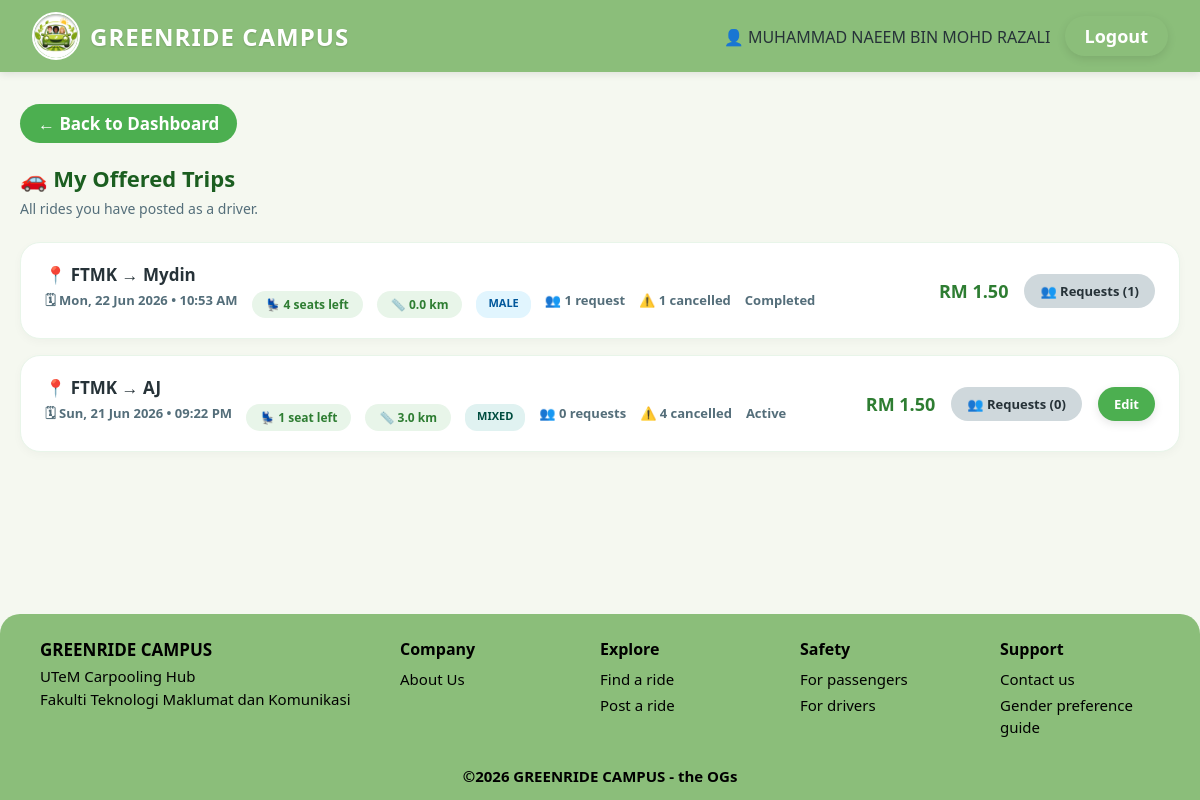
The page /trip/driver_trips.php (signed in) on the database its author committed.
### tables this page shows
CREATE TABLE `trip` (
  `trip_ID` int(5) NOT NULL,
  `origin` varchar(100) NOT NULL,
  `destination` varchar(100) NOT NULL,
  `distance_km` decimal(6,2) NOT NULL,
  `departure` datetime NOT NULL,
  `seats_available` int(2) NOT NULL,
  `price` decimal(10,2) NOT NULL,
  `status` varchar(20) NOT NULL,
  `gender_preference` varchar(20) DEFAULT NULL,
  `vehicle_ID` int(5) NOT NULL,
  `user_ID` int(5) NOT NULL
);

### trip/driver_trips.php (the view, shortened to what this page needs)
<?php
require_once '../config/database.php';
$user_id = $_SESSION['user_id'];
$res = $conn->query("
    SELECT t.*,
           (SELECT COUNT(*) FROM triprequest tr WHERE tr.trip_ID = t.trip_ID AND tr.status NOT IN ('Cancelled','Rejected')) AS total_requests,
           (SELECT COUNT(*) FROM triprequest tr WHERE tr.trip_ID = t.trip_ID AND tr.status = 'Cancelled') AS cancelled_count
    FROM trip t
    WHERE t.user_ID = '$user_id'
    ORDER BY t.departure DESC
");
?>
<!DOCTYPE html>
<html lang="en">
<head>
    <link rel="stylesheet" href="../assets/css/style.css">
    <link rel="stylesheet" href="../assets/css/trip.css">
</head>
<body>
<?php include '../includes/header.php'; ?>
<div class="container">
    <a href="../dashboard/dashboard.php" class="btn-back">← Back to Dashboard</a>
    <h2 class="page-heading">🚗 My Offered Trips</h2>
    <p class="page-subtext">All rides you have posted as a driver.</p>
    <div class="trip-grid">
        <?php if ($res && $res->num_rows > 0):
            while ($row = $res->fetch_assoc()):
                $trip_id  = $row['trip_ID'];
                $origin   = htmlspecialchars($row['origin']);
                $dest     = htmlspecialchars($row['destination']);
                $depart   = date('D, d M Y  •  h:i A', strtotime($row['departure']));
                $seats    = $row['seats_available'];
                $on_campus_list = [
                    'FTMK / FAIX','FTKE','FTKEK','FTKIP','FTKM','PBB','Perpustakaan','Canselori',
                    'Dewan Canselor','PKU','Pusat Sukan / Stadium','Masjid / Tasik 1 & 2',
                    'Pusat Persatuan Pelajar','KK Satria','KK Lestari','KK Al-Jazari',
                    'Cafe 1','Cafe 2','Cafe Satria','Cafe Lestari','FTKMP','FTKIP (Teknologi)','FPTT'
                ];
                $origin_on = in_array($row['origin'], $on_campus_list);
                $dest_on   = in_array($row['destination'], $on_campus_list);
                $price     = number_format(($origin_on && $dest_on) ? 0.50 : $row['price'], 2);
                $distance = number_format($row['distance_km'], 1);
                $status   = htmlspecialchars($row['status']);
                $requests = $row['total_requests'];
                $cancelled = $row['cancelled_count'];
                $pref     = htmlspecialchars($row['gender_preference'] ?? 'Mixed');
                $badge_class = 'badge-mixed';
                if ($pref === 'Female') $badge_class = 'badge-female';
                elseif ($pref === 'Male') $badge_class = 'badge-male';
                $status_class = 'status-default';
                if ($status == 'Active')    $status_class = 'status-active';
                if ($status == 'Completed') $status_class = 'status-completed';
        ?>
        <div class="trip-card">
            <div class="trip-info-block">
                <div class="trip-locations">📍 <?php echo $origin; ?> → <?php echo $dest; ?></div>
                <div class="trip-meta-row">
                    <span>🗓 <?php echo $depart; ?></span>
                    <span class="badge-seats <?php echo $seats == 0 ? 'seats-full' : ''; ?>">💺 <?php echo $seats; ?> seat<?php echo $seats != 1 ? 's' : ''; ?> left</span>
                    <span class="badge-seats">📏 <?php echo $distance; ?> km</span>
                    <span class="trip-pref-badge <?php echo $badge_class; ?>"><?php echo $pref; ?></span>
                    <span class="request-count">👥 <?php echo $requests; ?> request<?php echo $requests != 1 ? 's' : ''; ?></span>
                    <?php if ($cancelled > 0): ?>
                        <span class="badge-status badge-cancelled">⚠️ <?php echo $cancelled; ?> cancelled</span>
                        <?php endif; ?>
                    <span class="status-badge <?php echo $status_class; ?>"><?php echo $status; ?></span>
</div>
            </div>
            <div class="trip-price-section">
                <div class="trip-cost">RM <?php echo $price; ?></div>
                <a href="manage_request.php?trip_id=<?php echo $trip_id; ?>" class="btn btn-secondary btn-sm">
                    👥 Requests (<?php echo $requests; ?>)
                </a>
                <?php if ($status == 'Active'): ?>
                <a href="edit_trip.php?id=<?php echo $trip_id; ?>" class="btn btn-primary btn-sm">Edit</a>
                <?php endif; ?>
            </div>
        </div>
        <?php endwhile; endif; ?>
    </div>
</div>
<?php include '../includes/footer.php'; ?>
</body>
</html>

### assets/css/style.css (style rules this page uses)
:root { --primary-green: #2E7D32; --light-green: #E8F5E9; --accent-green: #4CAF50; --bright-green: #76c442; --dark-green: #1B5E20; --bg-cream: #F1F8E9; --bg-page: #f5f8f0; --danger-red: #D32F2F; --danger-light: #FFEBEE; --text-dark: #263238; --text-muted: #546E7A; --border-radius: 16px; --card-shadow: 0 8px 24px rgba(46, 125, 50, 0.08); --navbar-green: #8bbe7a; }
* { box-sizing: border-box; margin: 0; padding: 0; font-family: 'Segoe UI', Roboto, Helvetica, Arial, sans-serif; }
body { background-color: var(--bg-page); color: var(--text-dark); min-height: 100vh; display: flex; flex-direction: column; }
.btn { padding: 11px 26px; border: none; border-radius: 25px; cursor: pointer; font-weight: 700; font-size: 18px; text-decoration: none; display: inline-flex; align-items: center; justify-content: center; gap: 8px; transition: all 0.2s ease; box-shadow: 0 3px 10px rgba(0,0,0,0.1); }
.btn-primary { background-color: var(--accent-green); color: white; }
.btn-secondary { background-color: #CFD8DC; color: var(--text-dark); box-shadow: none; }
.btn-back { background-color: var(--accent-green); color: white; padding: 8px 18px; border-radius: 25px; font-weight: 700; font-size: 17px; text-decoration: none; display: inline-flex; align-items: center; gap: 6px; margin-bottom: 20px; }
.container { padding: 32px 20px; max-width: 1200px; margin: 0 auto; flex: 1; width: 100%; }

### assets/css/trip.css (style rules this page uses)
.trip-grid { display: grid; grid-template-columns: 1fr; gap: 16px; }
.trip-card { background: #FFFFFF; border: 1.5px solid #E8F5E9; border-radius: 20px; padding: 20px 24px; display: flex; justify-content: space-between; align-items: center; box-shadow: 0 3px 10px rgba(0,0,0,0.03); transition: transform 0.2s, border-color 0.2s; }
.trip-info-block { display: flex; flex-direction: column; gap: 5px; flex: 1; }
.trip-locations { font-size: 17px; font-weight: 700; color: var(--text-dark); }
.trip-meta-row { display: flex; gap: 14px; font-size: 13px; color: var(--text-muted); font-weight: 600; flex-wrap: wrap; }
.trip-price-section { display: flex; align-items: center; gap: 16px; flex-shrink: 0; }
.trip-cost { font-size: 18px; font-weight: 800; color: var(--primary-green); }
.trip-pref-badge { padding: 4px 12px; border-radius: 12px; font-size: 11px; font-weight: 700; text-transform: uppercase; display: inline-block; }
.badge-mixed { background-color: #E0F2F1; color: #004D40; }
.badge-male { background-color: #E1F5FE; color: #01579B; }
.badge-seats { background-color: var(--light-green); color: var(--primary-green); padding: 5px 14px; border-radius: 20px; font-size: 12px; font-weight: 700; display: inline-block; }
.page-heading { font-size: 22px; font-weight: 800; color: var(--dark-green); margin-bottom: 6px; }
.page-subtext { color: var(--text-muted); font-size: 14px; margin-bottom: 24px; }
.btn-sm { font-size: 13px; padding: 8px 16px; }

### rows shown on the page
trip: origin "FTMK", destination "Mydin", departure "Mon, 22 Jun 2026 • 10:53 AM", seats_available "4", distance_km "0.0", gender_preference "MALE", requests "1", cancelled "1", status "Completed", price "1.50"
trip: origin "FTMK", destination "AJ", departure "Sun, 21 Jun 2026 • 09:22 PM", seats_available "1", distance_km "3.0", gender_preference "MIXED", requests "0", cancelled "4", status "Active", price "1.50"

### other values the page prints
$_SESSION['user_name'] "MUHAMMAD NAEEM BIN MOHD RAZALI"
